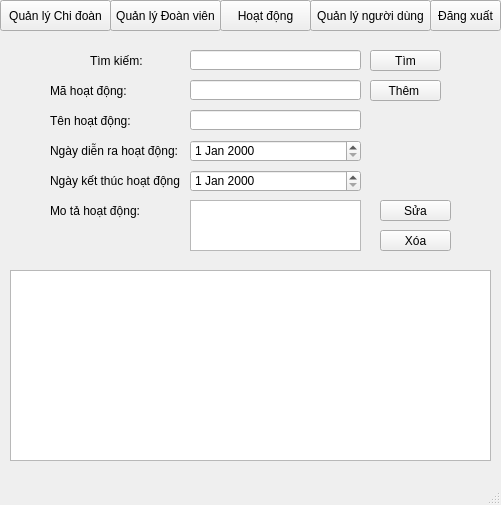
<?xml version="1.0" encoding="UTF-8"?>
<ui version="4.0">
 <class>hoatdong</class>
 <widget class="QMainWindow" name="hoatdong">
  <property name="geometry">
   <rect>
    <x>0</x>
    <y>0</y>
    <width>501</width>
    <height>505</height>
   </rect>
  </property>
  <property name="windowTitle">
   <string>Hoạt động</string>
  </property>
  <widget class="QWidget" name="centralwidget">
   <widget class="QToolButton" name="tobnguoidung">
    <property name="geometry">
     <rect>
      <x>310</x>
      <y>0</y>
      <width>121</width>
      <height>31</height>
     </rect>
    </property>
    <property name="text">
     <string>Quản lý người dùng</string>
    </property>
   </widget>
   <widget class="QToolButton" name="tobchidoan">
    <property name="geometry">
     <rect>
      <x>0</x>
      <y>0</y>
      <width>111</width>
      <height>31</height>
     </rect>
    </property>
    <property name="text">
     <string>Quản lý Chi đoàn</string>
    </property>
   </widget>
   <widget class="QToolButton" name="toboatdong">
    <property name="geometry">
     <rect>
      <x>220</x>
      <y>0</y>
      <width>91</width>
      <height>31</height>
     </rect>
    </property>
    <property name="text">
     <string>Hoạt động</string>
    </property>
   </widget>
   <widget class="QToolButton" name="tobdoanvien">
    <property name="geometry">
     <rect>
      <x>110</x>
      <y>0</y>
      <width>111</width>
      <height>31</height>
     </rect>
    </property>
    <property name="text">
     <string>Quản lý Đoàn viên</string>
    </property>
   </widget>
   <widget class="QToolButton" name="tobdangxuat">
    <property name="geometry">
     <rect>
      <x>430</x>
      <y>0</y>
      <width>71</width>
      <height>31</height>
     </rect>
    </property>
    <property name="text">
     <string>Đăng xuất</string>
    </property>
   </widget>
   <widget class="QLabel" name="label_3">
    <property name="geometry">
     <rect>
      <x>50</x>
      <y>140</y>
      <width>131</width>
      <height>21</height>
     </rect>
    </property>
    <property name="text">
     <string>Ngày diễn ra hoạt động:</string>
    </property>
   </widget>
   <widget class="QLineEdit" name="tenhd">
    <property name="geometry">
     <rect>
      <x>190</x>
      <y>110</y>
      <width>171</width>
      <height>20</height>
     </rect>
    </property>
   </widget>
   <widget class="QLabel" name="label_5">
    <property name="geometry">
     <rect>
      <x>50</x>
      <y>200</y>
      <width>111</width>
      <height>21</height>
     </rect>
    </property>
    <property name="text">
     <string>Mo tả hoạt động:</string>
    </property>
   </widget>
   <widget class="QPushButton" name="tbnTimhd">
    <property name="geometry">
     <rect>
      <x>370</x>
      <y>50</y>
      <width>71</width>
      <height>21</height>
     </rect>
    </property>
    <property name="text">
     <string>Tìm</string>
    </property>
   </widget>
   <widget class="QPushButton" name="btnThemhd">
    <property name="geometry">
     <rect>
      <x>370</x>
      <y>80</y>
      <width>71</width>
      <height>21</height>
     </rect>
    </property>
    <property name="text">
     <string>Thêm </string>
    </property>
   </widget>
   <widget class="QPushButton" name="btnSuahd">
    <property name="geometry">
     <rect>
      <x>380</x>
      <y>200</y>
      <width>71</width>
      <height>21</height>
     </rect>
    </property>
    <property name="text">
     <string>Sửa</string>
    </property>
   </widget>
   <widget class="QLabel" name="Tkiemhd">
    <property name="geometry">
     <rect>
      <x>90</x>
      <y>50</y>
      <width>71</width>
      <height>21</height>
     </rect>
    </property>
    <property name="text">
     <string>Tìm kiếm:</string>
    </property>
   </widget>
   <widget class="QLineEdit" name="mahd">
    <property name="geometry">
     <rect>
      <x>190</x>
      <y>80</y>
      <width>171</width>
      <height>20</height>
     </rect>
    </property>
   </widget>
   <widget class="QPushButton" name="btnXoahd">
    <property name="geometry">
     <rect>
      <x>380</x>
      <y>230</y>
      <width>71</width>
      <height>21</height>
     </rect>
    </property>
    <property name="text">
     <string>Xóa</string>
    </property>
   </widget>
   <widget class="QLineEdit" name="Timhd">
    <property name="geometry">
     <rect>
      <x>190</x>
      <y>50</y>
      <width>171</width>
      <height>20</height>
     </rect>
    </property>
   </widget>
   <widget class="QLabel" name="label_2">
    <property name="geometry">
     <rect>
      <x>50</x>
      <y>110</y>
      <width>111</width>
      <height>21</height>
     </rect>
    </property>
    <property name="text">
     <string>Tên hoạt động:</string>
    </property>
   </widget>
   <widget class="QLabel" name="label">
    <property name="geometry">
     <rect>
      <x>50</x>
      <y>80</y>
      <width>111</width>
      <height>21</height>
     </rect>
    </property>
    <property name="text">
     <string>Mã hoạt động:</string>
    </property>
   </widget>
   <widget class="QDateEdit" name="ngaydienrahd">
    <property name="geometry">
     <rect>
      <x>190</x>
      <y>140</y>
      <width>171</width>
      <height>22</height>
     </rect>
    </property>
   </widget>
   <widget class="QTableWidget" name="dshd">
    <property name="geometry">
     <rect>
      <x>10</x>
      <y>270</y>
      <width>481</width>
      <height>191</height>
     </rect>
    </property>
   </widget>
   <widget class="QTextEdit" name="motahd">
    <property name="geometry">
     <rect>
      <x>190</x>
      <y>200</y>
      <width>171</width>
      <height>51</height>
     </rect>
    </property>
   </widget>
   <widget class="QLabel" name="label_4">
    <property name="geometry">
     <rect>
      <x>50</x>
      <y>170</y>
      <width>131</width>
      <height>21</height>
     </rect>
    </property>
    <property name="text">
     <string>Ngày kết thúc hoạt động:</string>
    </property>
   </widget>
   <widget class="QDateEdit" name="ngayketthuchd">
    <property name="geometry">
     <rect>
      <x>190</x>
      <y>170</y>
      <width>171</width>
      <height>22</height>
     </rect>
    </property>
   </widget>
  </widget>
  <widget class="QMenuBar" name="menubar">
   <property name="geometry">
    <rect>
     <x>0</x>
     <y>0</y>
     <width>501</width>
     <height>18</height>
    </rect>
   </property>
  </widget>
  <widget class="QStatusBar" name="statusbar"/>
 </widget>
 <resources/>
 <connections/>
</ui>
